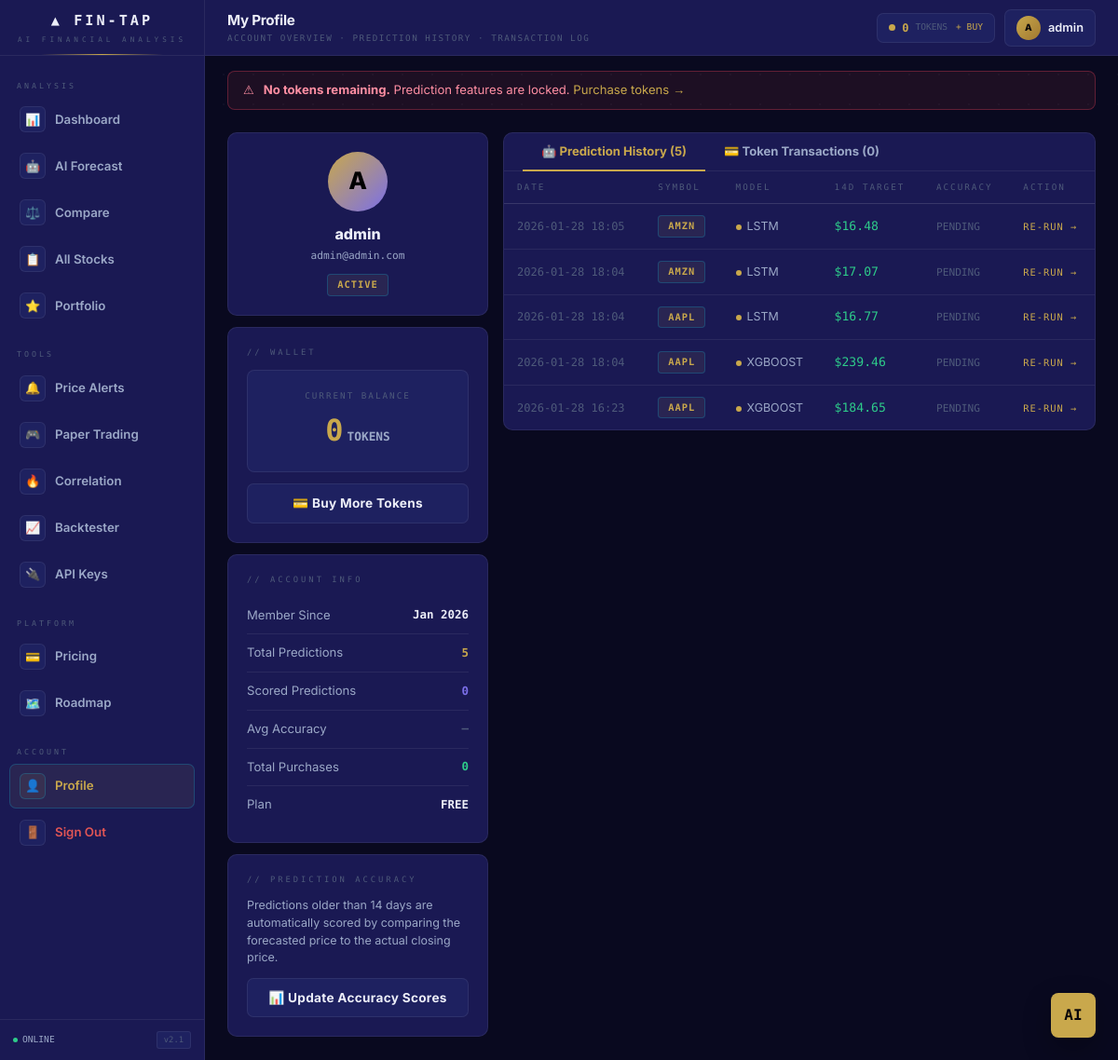
The app's page /profile (signed in) with its own data.
### models.py (models this page shows)
class User(UserMixin, db.Model):
    __tablename__ = "user"
    id         = db.Column(db.Integer, primary_key=True)
    email      = db.Column(db.String(255), unique=True, nullable=False, index=True)
    password   = db.Column(db.String(512), nullable=False)
    name       = db.Column(db.String(255), nullable=False)
    created_at = db.Column(db.DateTime, default=datetime.utcnow)
    wallet       = db.relationship("Wallet",      backref="user", uselist=False)
    transactions = db.relationship("Transaction", backref="user", lazy=True)
    predictions  = db.relationship("Prediction",  backref="user", lazy=True)
    watchlist    = db.relationship("Watchlist",   backref="user", lazy=True)
    price_alerts = db.relationship("PriceAlert",  backref="user", lazy=True)
    api_keys     = db.relationship("ApiKey",      backref="user", lazy=True)

class Wallet(db.Model):
    __tablename__ = "wallet"
    id           = db.Column(db.Integer, primary_key=True)
    user_id      = db.Column(db.Integer, db.ForeignKey("user.id"), unique=True, index=True)
    balance      = db.Column(db.Integer, default=5)
    last_updated = db.Column(db.DateTime, default=datetime.utcnow)

class Prediction(db.Model):
    __tablename__ = "prediction"
    __table_args__ = (
        db.Index("ix_prediction_user_id", "user_id"),
    )
    id               = db.Column(db.Integer, primary_key=True)
    user_id          = db.Column(db.Integer, db.ForeignKey("user.id"))
    symbol           = db.Column(db.String(20),  nullable=False)
    model_type       = db.Column(db.String(50))
    predicted_result = db.Column(db.String(100))
    accuracy_pct     = db.Column(db.Float, nullable=True)
    created_at       = db.Column(db.DateTime, default=datetime.utcnow)

### app.py (the view)
@app.route("/profile")
@login_required
def profile():
    w   = get_wallet()
    txs = Transaction.query.filter_by(user_id=current_user.id)\
                     .order_by(Transaction.date.desc()).limit(50).all()
    prs = Prediction.query.filter_by(user_id=current_user.id)\
                    .order_by(Prediction.created_at.desc()).limit(100).all()
    scored = [p for p in prs if p.accuracy_pct is not None]
    avg_acc = round(sum(p.accuracy_pct for p in scored) / len(scored), 1) if scored else None
    return render_template("profile.html", user=current_user, wallet=w,
                           balance=w.balance, transactions=txs, predictions=prs,
                           avg_accuracy=avg_acc, scored_count=len(scored))

### app.py (called while the page is built)
@login_manager.user_loader
def load_user(uid):
    return db.session.get(User, int(uid))

@app.after_request
def inject_csrf_token(response):
    response.set_cookie(
        "csrf_token", generate_csrf(),
        httponly=False,          # Must be readable by JS
        samesite="Strict",
        secure=_is_prod,
    )
    return response

@app.after_request
def set_security_headers(response):
    response.headers.setdefault("X-Content-Type-Options", "nosniff")
    response.headers.setdefault("X-Frame-Options", "SAMEORIGIN")
    response.headers.setdefault("Referrer-Policy", "strict-origin-when-cross-origin")
    response.headers.setdefault("X-XSS-Protection", "1; mode=block")
    if _is_prod:
        response.headers.setdefault(
            "Strict-Transport-Security", "max-age=31536000; includeSubDomains"
        )
    return response

def get_wallet():
    w = Wallet.query.filter_by(user_id=current_user.id).first()
    if not w:
        w = Wallet(user_id=current_user.id, balance=5)
        db.session.add(w); db.session.commit()
    return w

### frontend/templates/profile.html (shortened to what this page needs)
{% extends "base.html" %}
{% block header_title %}My Profile{% endblock %}
{% block header_sub %}ACCOUNT OVERVIEW · PREDICTION HISTORY · TRANSACTION LOG{% endblock %}
{% block content %}
<div class="profile-grid fade-up">
    <div style="display:flex; flex-direction:column; gap:12px;">
        <div class="card card-pad" style="text-align:center;">
            <div class="avatar-lg">{{ user.name[0]|upper if user.name else 'U' }}</div>
            <div style="font-weight:800; font-size:1rem; margin-bottom:4px;">{{ user.name }}</div>
            <div style="font-family:var(--mono); font-size:0.7rem; color:var(--text2);">{{ user.email }}</div>
            <div style="margin-top:8px;">
                <span class="badge badge-accent">ACTIVE</span>
            </div>
        </div>
        <div class="card card-pad">
            <div class="sec-label">// WALLET</div>
            <div class="balance-display">
                <div class="bd-label">CURRENT BALANCE</div>
                <div class="bd-value">{{ wallet.balance }}<span class="bd-unit">TOKENS</span></div>
            </div>
            <a href="/prices" class="btn btn-ghost" style="width:100%; justify-content:center; display:flex;">
                💳 Buy More Tokens
            </a>
        </div>
        <div class="card card-pad">
            <div class="sec-label">// ACCOUNT INFO</div>
            <div class="info-row">
                <span class="ir-key">Member Since</span>
                <span class="ir-val">{{ user.created_at.strftime('%b %Y') if user.created_at else '—' }}</span>
            </div>
            <div class="info-row">
                <span class="ir-key">Total Predictions</span>
                <span class="ir-val c-accent">{{ predictions|length }}</span>
            </div>
            <div class="info-row">
                <span class="ir-key">Scored Predictions</span>
                <span class="ir-val c-purple">{{ scored_count }}</span>
            </div>
            <div class="info-row">
                <span class="ir-key">Avg Accuracy</span>
                <span class="ir-val {% if avg_accuracy and avg_accuracy >= 80 %}c-green{% elif avg_accuracy %}c-amber{% else %}c-dim{% endif %}">
                    {% if avg_accuracy %}{{ avg_accuracy }}%{% else %}—{% endif %}
                </span>
            </div>
            <div class="info-row">
                <span class="ir-key">Total Purchases</span>
                <span class="ir-val c-green">{{ transactions|length }}</span>
            </div>
            <div class="info-row">
                <span class="ir-key">Plan</span>
                <span class="ir-val">FREE</span>
            </div>
        </div>
        <div class="card card-pad">
            <div class="sec-label">// PREDICTION ACCURACY</div>
            <p style="font-size:0.78rem;color:var(--text2);margin-bottom:12px;line-height:1.5;">
                Predictions older than 14 days are automatically scored by comparing the forecasted price to the actual closing price.
            </p>
            <button id="acc-btn" onclick="updateAccuracy()"
                class="btn btn-ghost" style="width:100%;justify-content:center;">
                📊 Update Accuracy Scores
            </button>
        </div>
    </div>
    <div class="card" style="overflow:hidden;">
        <div class="tabs" style="padding: 0 20px;">
            <button class="tab-btn active" onclick="switchTab(this,'tab-predictions')">
                🤖 Prediction History ({{ predictions|length }})
            </button>
            <button class="tab-btn" onclick="switchTab(this,'tab-transactions')">
                💳 Token Transactions ({{ transactions|length }})
            </button>
        </div>
        <div id="tab-predictions" class="tab-content active">
            {% if predictions %}
            <table class="ft-table">
                <thead>
                    <tr>
                        <th>DATE</th>
                        <th>SYMBOL</th>
                        <th>MODEL</th>
                        <th>14D TARGET</th>
                        <th>ACCURACY</th>
                        <th>ACTION</th>
                    </tr>
                </thead>
                <tbody>
                    {% for p in predictions %}
                    <tr>
                        <td class="mono c-dim" style="font-size:0.75rem;">{{ p.created_at.strftime('%Y-%m-%d %H:%M') }}</td>
                        <td><span class="badge badge-accent">{{ p.symbol }}</span></td>
                        <td>
                            <span style="font-size:0.78rem; color:var(--text2);">
                                <span class="model-dot"></span>{{ p.model_type }}
                            </span>
                        </td>
                        <td class="mono" style="color:var(--green); font-size:0.82rem;">{{ p.predicted_result }}</td>
                        <td class="mono" style="font-size:0.82rem;">
                            {% if p.accuracy_pct is not none %}
                                <span style="color:{% if p.accuracy_pct >= 90 %}var(--green){% elif p.accuracy_pct >= 75 %}var(--amber){% else %}var(--red){% endif %}; font-weight:700;">
                                    {{ p.accuracy_pct }}%
                                </span>
                            {% else %}
                                <span style="color:var(--text3); font-size:0.7rem;">PENDING</span>
                            {% endif %}
                        </td>
                        <td>
                            <a href="/predict?ticker={{ p.symbol }}" style="font-family:var(--mono); font-size:0.65rem; color:var(--accent); text-decoration:none; letter-spacing:1px;">
                                RE-RUN →
                            </a>
                        </td>
                    </tr>
                    {% endfor %}
                </tbody>
            </table>
            {% else %}
            <div class="empty-row">
                <div style="font-size:1.5rem; margin-bottom:8px;">🤖</div>
                <div>No predictions yet. <a href="/predict" style="color:var(--accent);">Run your first forecast →</a></div>
            </div>
            {% endif %}
        </div>
    </div>
</div>
{% endblock %}

### frontend/templates/base.html (shortened to what this page needs)
<!DOCTYPE html>
<html lang="en">
<head>
    <script src="https://cdn.tailwindcss.com"></script>
</head>
<body>
<aside id="sidebar">
    <div class="sidebar-logo">
        <div class="logo-text">▲ FIN-TAP</div>
        <div class="logo-sub">AI FINANCIAL ANALYSIS</div>
    </div>
    <nav class="sidebar-nav">
        <div class="nav-section-label">ANALYSIS</div>
        <a href="/" class="nav-item {% if request.endpoint in ('root', 'dashboard') %}active{% endif %}">
            <span class="ni">📊</span> Dashboard
        </a>
        <a href="/predict" class="nav-item {% if request.endpoint == 'predict' %}active{% endif %}">
            <span class="ni">🤖</span> AI Forecast
        </a>
        <a href="/compare" class="nav-item {% if request.endpoint == 'compare' %}active{% endif %}">
            <span class="ni">⚖️</span> Compare
        </a>
        <a href="/all_stocks" class="nav-item {% if request.endpoint == 'all_stocks' %}active{% endif %}">
            <span class="ni">📋</span> All Stocks
        </a>
        <a href="/portfolio" class="nav-item {% if request.endpoint == 'portfolio' %}active{% endif %}">
            <span class="ni">⭐</span> Portfolio
        </a>
        <div class="nav-section-label" style="margin-top:12px;">TOOLS</div>
        <a href="/alerts" class="nav-item {% if request.endpoint == 'alerts_page' %}active{% endif %}">
            <span class="ni">🔔</span> Price Alerts
        </a>
        <a href="/paper" class="nav-item {% if request.endpoint == 'paper_page' %}active{% endif %}">
            <span class="ni">🎮</span> Paper Trading
        </a>
        <a href="/correlation" class="nav-item {% if request.endpoint == 'correlation_page' %}active{% endif %}">
            <span class="ni">🔥</span> Correlation
        </a>
        <a href="/backtest" class="nav-item {% if request.endpoint == 'backtest_page' %}active{% endif %}">
            <span class="ni">📈</span> Backtester
        </a>
        <a href="/developer" class="nav-item {% if request.endpoint == 'developer_page' %}active{% endif %}">
            <span class="ni">🔌</span> API Keys
        </a>
        <div class="nav-section-label" style="margin-top:12px;">PLATFORM</div>
        <a href="/prices" class="nav-item {% if request.endpoint == 'prices' %}active{% endif %}">
            <span class="ni">💳</span> Pricing
        </a>
        <a href="/roadmap" class="nav-item {% if request.endpoint == 'roadmap' %}active{% endif %}">
            <span class="ni">🗺️</span> Roadmap
        </a>
        <div class="nav-section-label" style="margin-top:12px;">ACCOUNT</div>
        <a href="/profile" class="nav-item {% if request.endpoint == 'profile' %}active{% endif %}">
            <span class="ni">👤</span> Profile
        </a>
        <a href="/logout" class="nav-item danger">
            <span class="ni">🚪</span> Sign Out
        </a>
    </nav>
    <div class="sidebar-footer">
        <div class="sys-status">
            <div class="status-pill">
                <div class="status-dot"></div> ONLINE
            </div>
            <div class="ver-tag">v2.1</div>
        </div>
    </div>
</aside>
<div id="main-area">
    <div id="topbar">
        <div class="topbar-left">
            <h1>{% block header_title %}Dashboard{% endblock %}</h1>
            <p>{% block header_sub %}FIN-TAP · AI FINANCIAL ANALYSIS PLATFORM{% endblock %}</p>
        </div>
        <div class="topbar-right">
            <div class="token-chip">
                <div class="token-dot"></div>
                <span class="token-count" id="token-balance">{{ balance }}</span>
                <span class="token-label">TOKENS</span>
                {% if balance <= 2 %}
                <a href="/prices" class="token-buy" id="token-buy-link">+ BUY</a>
                {% endif %}
            </div>
            <div class="user-chip">
                <div class="avatar">{{ user.name[0]|upper if user.name else 'U' }}</div>
                <span>{{ user.name.split(' ')[0] if user.name else 'User' }}</span>
            </div>
        </div>
    </div>
    {% if balance == 0 %}
    <div class="zero-alert">
        <span>⚠</span>
        <span><strong>No tokens remaining.</strong> Prediction features are locked. <a href="/prices">Purchase tokens →</a></span>
    </div>
    {% endif %}
    <div id="page-content">
        {% block content %}{% endblock %}
    </div>
</div>
<button id="ai-chat-launch" type="button" title="Open AI Assistant">AI</button>
</body>
</html>

### frontend/templates/profile.html (style rules this page uses)
.profile-grid { display: grid; grid-template-columns: 280px 1fr; gap: 16px; align-items: start; }
.avatar-lg { width: 64px; height: 64px; border-radius: 50%; background: linear-gradient(135deg, var(--accent), var(--purple)); display: flex; align-items: center; justify-content: center; font-size: 1.6rem; font-weight: 800; color: #000; margin: 0 auto 12px; }
.info-row { display: flex; align-items: center; justify-content: space-between; padding: 10px 0; border-bottom: 1px solid var(--border); font-size: 0.82rem; }
.info-row:last-child { border-bottom: none; }
.ir-key { color: var(--text2); }
.ir-val { font-family: var(--mono); font-size: 0.78rem; font-weight: 700; }
.balance-display { text-align: center; padding: 20px; background: var(--surface2); border: 1px solid var(--border); border-radius: 8px; margin-bottom: 12px; }
.bd-label { font-family: var(--mono); font-size: 0.58rem; color: var(--text3); letter-spacing: 2px; margin-bottom: 6px; }
.bd-value { font-family: var(--mono); font-size: 2rem; font-weight: 700; color: var(--amber); }
.bd-unit { font-size: 0.8rem; color: var(--text2); margin-left: 4px; }
.tabs { display: flex; gap: 0; border-bottom: 1px solid var(--border); margin-bottom: 0; }
.tab-btn { padding: 10px 20px; font-size: 0.82rem; font-weight: 700; color: var(--text2); background: none; border: none; border-bottom: 2px solid transparent; cursor: pointer; transition: all 0.15s; font-family: var(--sans); margin-bottom: -1px; }
.tab-btn.active { color: var(--accent); border-bottom-color: var(--accent); }
.tab-content { display: none; padding: 0; }
.tab-content.active { display: block; }
.model-dot { display: inline-block; width: 6px; height: 6px; border-radius: 50%; background: var(--accent); margin-right: 6px; }

### records on screen
User: name "A", name "admin", email "admin@admin.com", created_at "Jan 2026"
Wallet: balance "0"
Prediction: created_at "2026-01-28 18:05", symbol "AMZN", model_type "LSTM", predicted_result "$16.48", shows "PENDING"
Prediction: created_at "2026-01-28 18:04", symbol "AMZN", model_type "LSTM", predicted_result "$17.07", shows "PENDING"
Prediction: created_at "2026-01-28 18:04", symbol "AAPL", model_type "LSTM", predicted_result "$16.77", shows "PENDING"
Prediction: created_at "2026-01-28 18:04", symbol "AAPL", model_type "XGBOOST", predicted_result "$239.46", shows "PENDING"
Prediction: created_at "2026-01-28 16:23", symbol "AAPL", model_type "XGBOOST", predicted_result "$184.65", shows "PENDING"

### other values on screen
{{ balance }} "0"
{{ predictions|length }} "5"
{{ scored_count }} "0"
{{ transactions|length }} "0"
